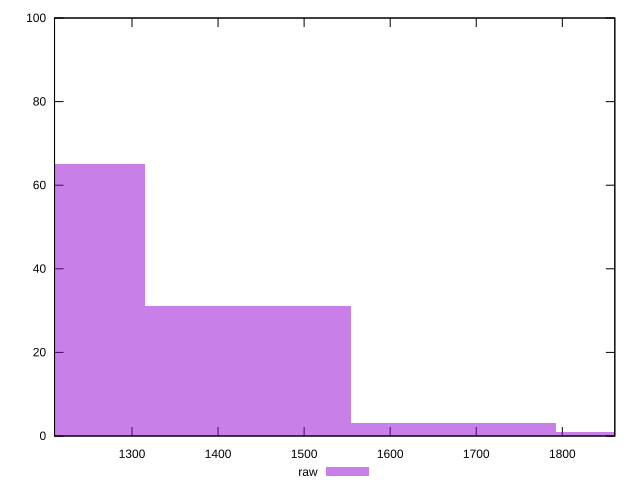

Recreate this plot in gnuplot.
reset

$raw <<EOF
1673.4570069892486 3
1195.326433563749 65
1434.3917202764987 31
1912.5222937019985 1
EOF

set key outside below
set boxwidth 239.0652867127498
set xrange [1210:1861]
set yrange [0:100]
set trange [0:100]
set style fill transparent solid 0.5 noborder
set terminal svg size 640, 490 enhanced background rgb 'white'
set output "report_00015_2021-02-09T16-11-33.973Z/uses-rel-preload/samples/pages+cached+noadtech+nomedia+nocss/raw/histogram.svg"

plot $raw title "raw" with boxes

reset
